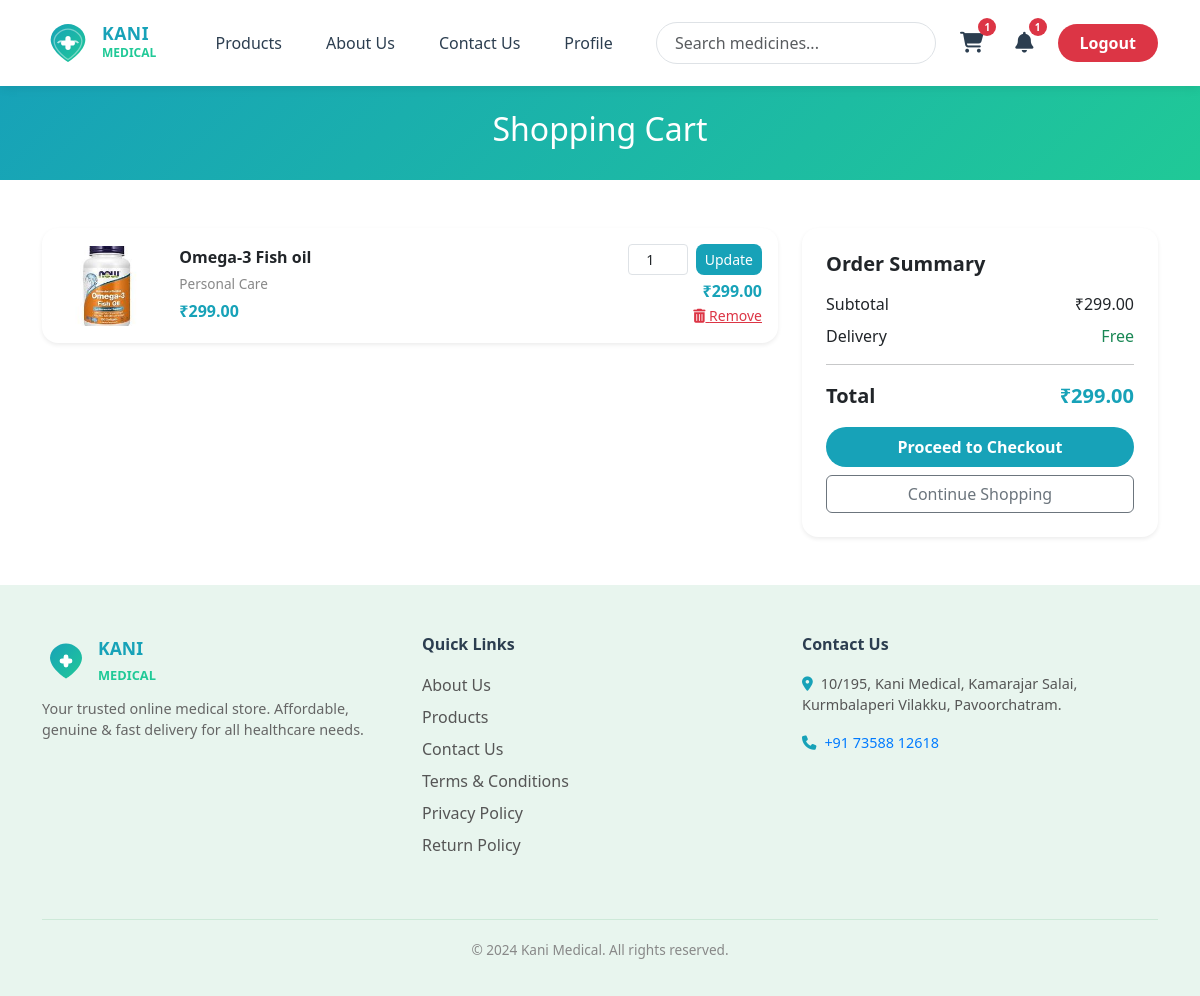
The app's page /cart/ (signed in) with its own data.
### store/models.py (models this page shows, shortened)
class CartItem(models.Model):
    cart = models.ForeignKey(Cart, on_delete=models.CASCADE, related_name='items')
    product = models.ForeignKey(Product, on_delete=models.CASCADE)
    quantity = models.PositiveIntegerField(default=1)
    @property
    def subtotal(self):
        return self.product.price * self.quantity

class Product(models.Model):
    category = models.ForeignKey(Category, on_delete=models.CASCADE, related_name='products')
    name = models.CharField(max_length=300)
    slug = models.SlugField(unique=True)
    description = models.TextField()
    price = models.DecimalField(max_digits=10, decimal_places=2)
    original_price = models.DecimalField(max_digits=10, decimal_places=2, blank=True, null=True)
    image = models.ImageField(upload_to='products/', blank=True, null=True)
    stock = models.PositiveIntegerField(default=0)
    is_active = models.BooleanField(default=True)
    is_featured = models.BooleanField(default=False)
    requires_prescription = models.BooleanField(default=False)
    created_at = models.DateTimeField(auto_now_add=True)

class Category(models.Model):
    name = models.CharField(max_length=200)
    slug = models.SlugField(unique=True)
    icon = models.CharField(max_length=100, blank=True, help_text="FontAwesome class e.g. fa-baby")
    color = models.CharField(max_length=20, default="#e8f4f8", help_text="Background color hex")
    icon_color = models.CharField(max_length=20, default="#17a2b8")
    image = models.ImageField(upload_to='categories/', blank=True, null=True)
    class Meta:
        verbose_name_plural = 'Categories'

class Cart(models.Model):
    user = models.OneToOneField(User, on_delete=models.CASCADE, related_name='cart')
    created_at = models.DateTimeField(auto_now_add=True)
    @property
    def total(self):
        return sum(item.subtotal for item in self.items.all())
    @property
    def item_count(self):
        return sum(item.quantity for item in self.items.all())

### store/views.py (the view)
# urls.py: path('cart/', views.cart, name='cart'),
@login_required
def cart(request):
    cart_obj, _ = Cart.objects.get_or_create(user=request.user)
    return render(request, 'store/cart.html', {'cart': cart_obj})

### store/context_processors.py (called while the page is built)
def cart_count(request):
    count = 0
    notif_count = 0
    if request.user.is_authenticated:
        try:
            cart = Cart.objects.get(user=request.user)
            count = cart.item_count
        except Cart.DoesNotExist:
            pass
        notif_count = Notification.objects.filter(user=request.user, is_read=False).count()
    return {'cart_item_count': count, 'notif_count': notif_count}

### templates/store/cart.html (shortened to what this page needs)
{% extends 'store/base.html' %}
{% block content %}
<div class="page-hero py-4"><div class="container"><h2>Shopping Cart</h2></div></div>
<div class="container py-5">
  {% if cart.items.all %}
  <div class="row g-4">
    <div class="col-lg-8">
      {% for item in cart.items.all %}
      <div class="card border-0 shadow-sm mb-3" style="border-radius:16px">
        <div class="card-body p-3">
          <div class="row align-items-center">
            <div class="col-3 col-md-2">
              {% if item.product.image %}<img src="{{ item.product.image.url }}" style="width:100%;border-radius:8px;object-fit:contain;max-height:80px">
              {% else %}<div style="background:#f0f0f0;height:80px;border-radius:8px;display:flex;align-items:center;justify-content:center;font-size:2rem">💊</div>{% endif %}
            </div>
            <div class="col-5 col-md-6">
              <h6 class="fw-bold mb-1">{{ item.product.name }}</h6>
              <span style="color:#888;font-size:.85rem">{{ item.product.category.name }}</span>
              <div class="mt-1"><span style="color:#17a2b8;font-weight:700">₹{{ item.product.price }}</span></div>
            </div>
            <div class="col-4 col-md-4 text-end">
              <form method="post" action="/cart/update/{{ item.pk }}/" class="d-flex align-items-center justify-content-end gap-2">{% csrf_token %}
                <input type="number" name="quantity" value="{{ item.quantity }}" min="1" max="{{ item.product.stock }}" style="width:60px;text-align:center" class="form-control form-control-sm">
                <button type="submit" class="btn btn-sm" style="background:#17a2b8;color:#fff;border-radius:8px">Update</button>
              </form>
              <div class="fw-bold mt-1" style="color:#17a2b8">₹{{ item.subtotal }}</div>
              <a href="/cart/remove/{{ item.pk }}/" class="text-danger small"><i class="fas fa-trash-alt"></i> Remove</a>
            </div>
          </div>
        </div>
      </div>
      {% endfor %}
    </div>
    <div class="col-lg-4">
      <div class="card border-0 shadow-sm" style="border-radius:16px">
        <div class="card-body p-4">
          <h5 class="fw-bold mb-3">Order Summary</h5>
          <div class="d-flex justify-content-between mb-2"><span>Subtotal</span><span>₹{{ cart.total }}</span></div>
          <div class="d-flex justify-content-between mb-2"><span>Delivery</span><span class="text-success">Free</span></div>
          <hr>
          <div class="d-flex justify-content-between fw-bold fs-5 mb-3"><span>Total</span><span style="color:#17a2b8">₹{{ cart.total }}</span></div>
          <a href="/checkout/" class="btn btn-primary-custom w-100 py-2">Proceed to Checkout</a>
          <a href="/products/" class="btn btn-outline-secondary w-100 mt-2">Continue Shopping</a>
        </div>
      </div>
    </div>
  </div>
  {% else %}
  <div class="text-center py-5">
    <i class="fas fa-shopping-cart" style="font-size:5rem;color:#ccc"></i>
    <h4 class="mt-3 text-muted">Your cart is empty</h4>
    <a href="/products/" class="btn btn-primary-custom mt-3">Start Shopping</a>
  </div>
  {% endif %}
</div>
{% endblock %}

### templates/store/base.html (style rules this page uses)
:root { --primary:#17a2b8;--primary-dark:#138496;--secondary:#20c997;--accent:#007bff;--bg-light:#f8f9fa;--text-dark:#2c3e50 }
* { box-sizing:border-box }
body { font-family:'Segoe UI',sans-serif;color:var(--text-dark);margin:0 }
.btn-primary-custom { background:var(--primary);color:#fff;border-radius:30px;padding:12px 32px;font-weight:600;border:none;font-size:1rem;transition:.3s }
.page-hero { background:linear-gradient(135deg,var(--primary),var(--secondary));color:#fff;padding:60px 0;text-align:center }

### records on screen
CartItem: product.image (picture), product.name "Omega-3 Fish oil", product.category.name "Personal Care", product.price "299.00", quantity "1", subtotal "299.00"
Cart: total "299.00"

### other values on screen
{{ cart_item_count }} "1"
{{ notif_count }} "1"
